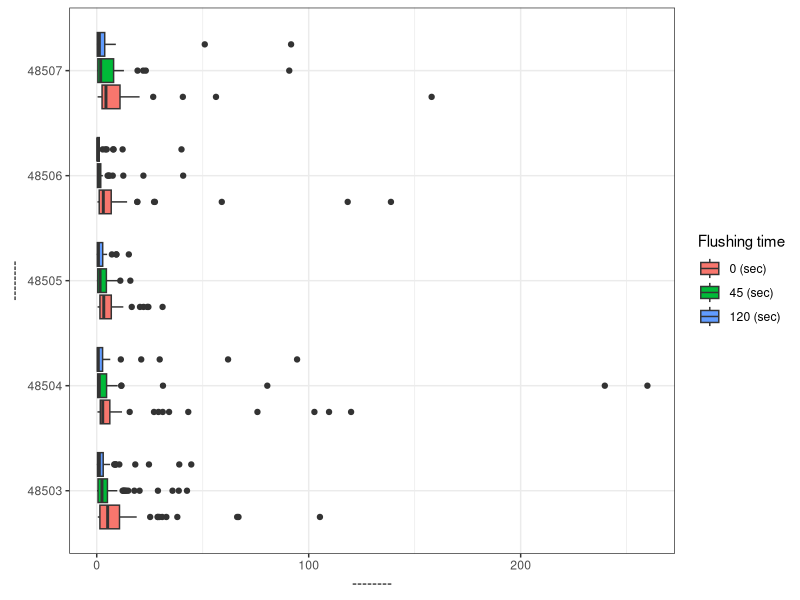
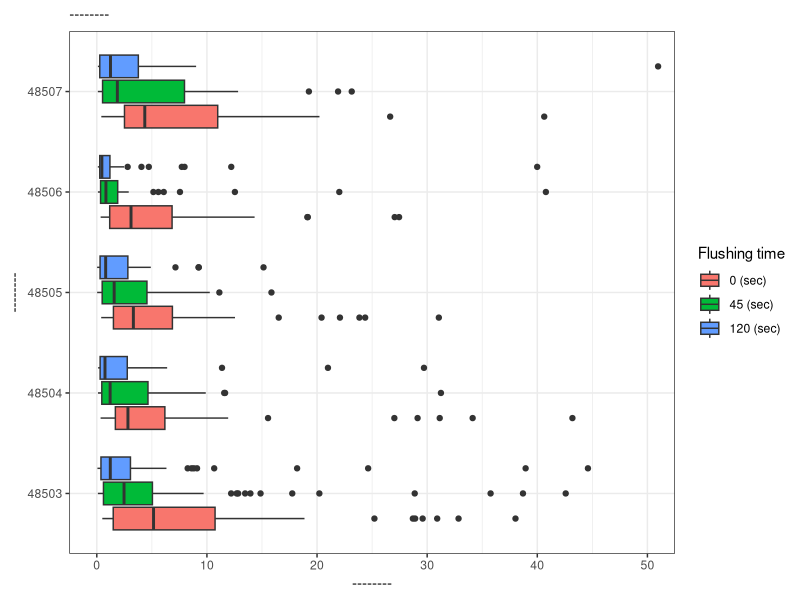

Write R code to recreate these figures, in order.
## ---- chunk 1
knitr::opts_chunk$set(echo = TRUE, message = FALSE, warning = FALSE,
                      comment = NA)
## ---- chunk 2
library(tidyverse)
## ---- chunk 3
flint <- read_csv("flint.csv")
## ---- chunk 4
glimpse(flint)
## ---- chunk 5
flint %>%               # data
  group_by(zip) %>%     # perform a grouping by zip code
  count()               # count occurrences
## ---- chunk 6
flint %>% 
  group_by(zip, draw) %>% 
  summarise(mean_pb = mean(lead))
## ---- chunk 7
flint %>% 
  group_by(zip, draw) %>% 
  summarise(median_pb = median(lead))
## ---- chunk 8
flint %>% 
  filter(zip == 48503, draw == "first") %>% 
  summarise(mean_pb = mean(lead),
            median_pb = median(lead),
            count_pb = n())
## ---- chunk 9
flint_focus <- flint %>% 
  filter(zip %in% 48503:48507, lead < 1000)
## ---- chunk 10
ggplot(data = flint_focus, aes(x = factor(zip), y = lead)) +
  geom_boxplot(aes(fill = factor(draw))) +
  labs(x = "--------", y = "--------", fill = "Flushing time") +
  scale_fill_discrete(breaks = c("first", "second", "third"),
                      labels = c("0 (sec)", "45 (sec)", "120 (sec)")) +
  coord_flip() +
  theme_bw()
## ---- chunk 11
ggplot(data = flint_focus, aes(x = factor(zip), y = lead)) +
  geom_boxplot(aes(fill = factor(draw))) + 
  labs(x = "--------", y = "--------", fill = "Flushing time",
       subtitle = "--------") +
  scale_fill_discrete(breaks = c("first", "second", "third"),
                      labels = c("0 (sec)", "45 (sec)", "120 (sec)")) +
  coord_flip(ylim = c(0, 50)) +
  theme_bw()
